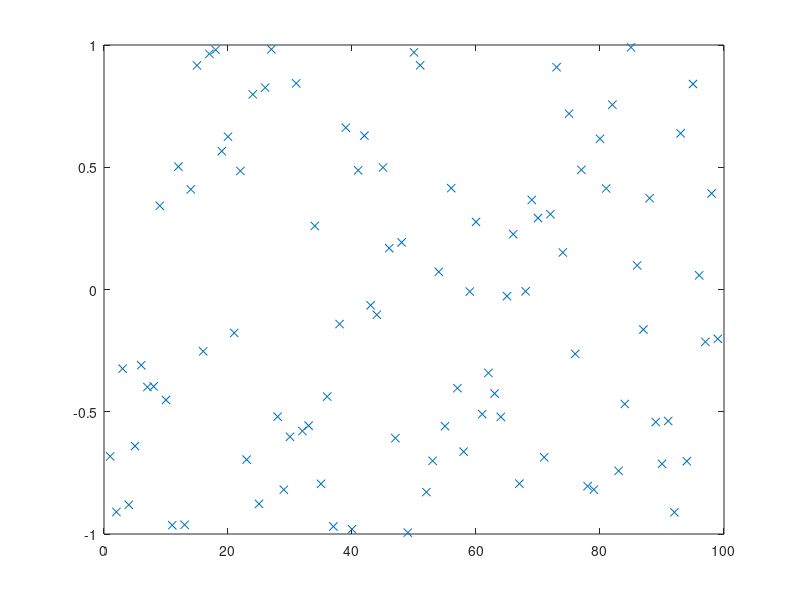

Write the MATLAB code that produced this figure. (Note: this script raises an error after producing the figure.)
% script <a href="matlab:RR_QuickSortTest">RR_QuickSortTest</a>
% Test <a href="matlab:help RR_InsertionSort">RR_InsertionSort</a> on a random set of data.
% Renaissance Codebase, https://github.com/tbewley/RC/NRchap07
% Copyright 2023 by Thomas Bewley, distributed under BSD 3-Clause License. 

n=99; D=2*rand(n,1)-1; close all, plot(D(:,1),'x'), pause(0.5)
[D,index]=RR_QuickSort(D,1,n);       plot(D(:,1),'x')

% end script RR_QuickSortTest
